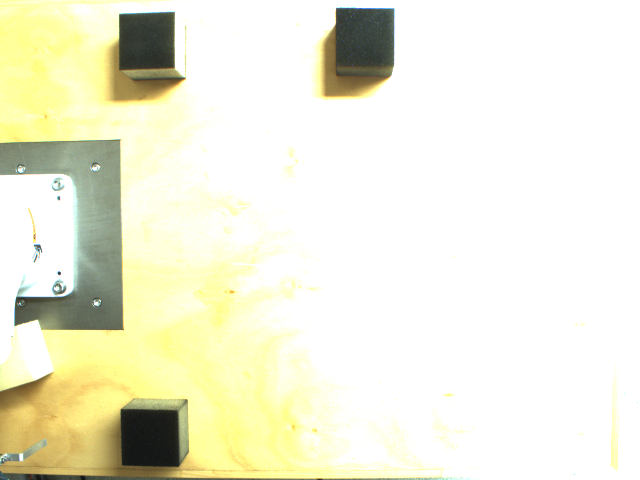
%> input picture Assignment 2/code/tt.png, 1280 x 960 px (shown at 1/2 size)
$ octave Finding_boxes.m   (GNU Octave 9; MATLAB toolbox functions it lacks are replaced by stand-ins)
%> lines starting %> are read from the running program, lines starting %| are printed output that depends on the picture; in (x1, y1, x2, y2) boxes, pixels count from 0 and x2, y2 are one past the last pixel; in counts of white or black regions, pixels touching at a corner belong together; the program's own positions count from 1
close all
clear
clc

I=imread('tt.png');  % read the file
%> I is the input picture: size 960x1280x3 uint8; mean R, G, B 238.6, 238.1, 217
G=rgb2gray(I); %change it to gray scale
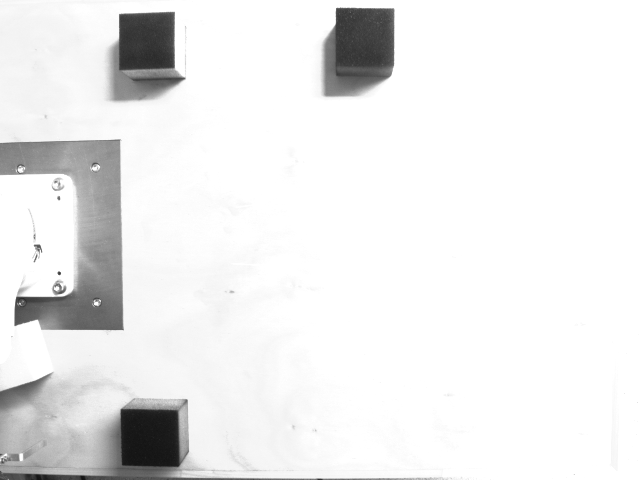
%> G: size 960x1280 uint8 (shown at 1/2 size); min 18, max 255, mean 235.9
T=(G<75);       %manualy creating a image with boxes only, using a threshold of 75
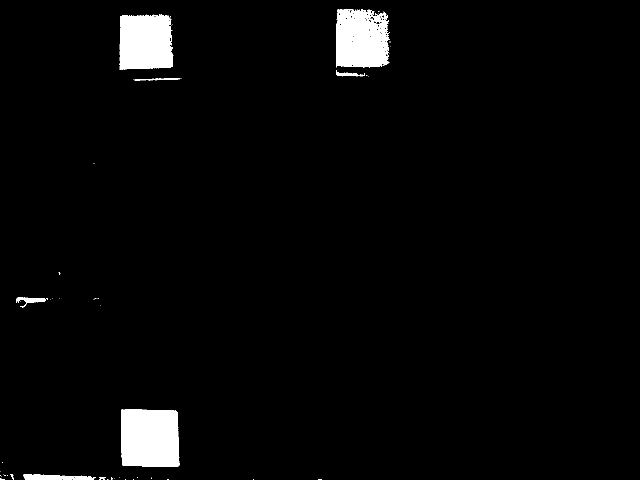
%> T: size 960x1280 logical (shown at 1/2 size); 3.1% white; 52 white regions (42 under 20 px), largest, box (x1, y1, x2, y2) and area: (242, 818, 360, 934) 13033, (672, 18, 780, 136) 11144, (238, 28, 347, 140) 11002

T2=bwareaopen(T,3000);      %remove all objects less than 3000 pixels
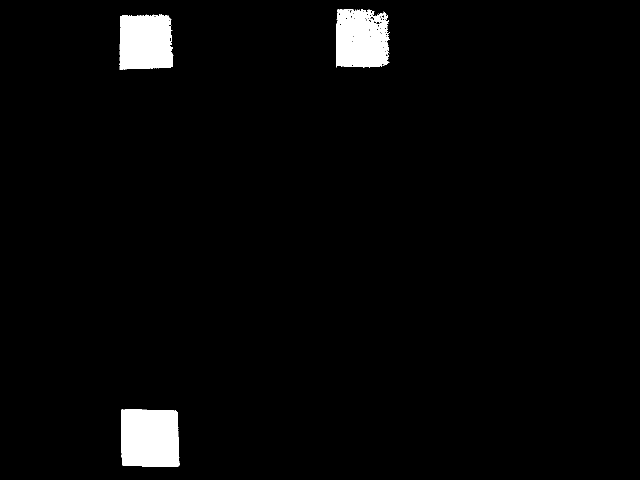
%> T2: size 960x1280 logical (shown at 1/2 size); 2.9% white; 3 white regions, box (x1, y1, x2, y2) and area: (242, 818, 360, 934) 13033, (672, 18, 780, 136) 11144, (238, 28, 347, 140) 11002
se=strel('square',5);   %fill gaps using squares with width of 20
T3=imclose(T2,se);
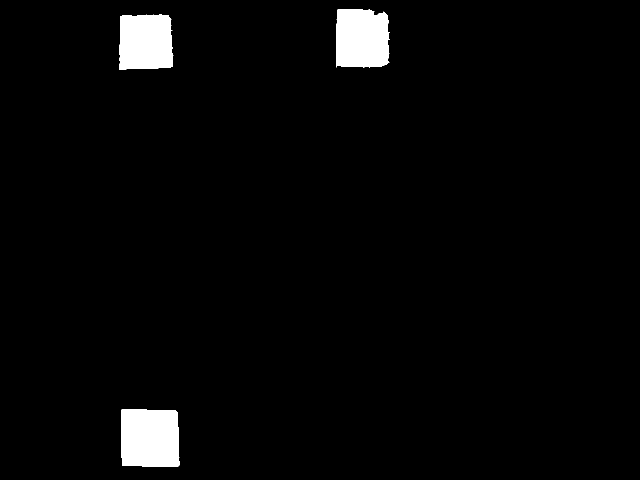
%> T3: size 960x1280 logical (shown at 1/2 size); 2.9% white; 3 white regions, box (x1, y1, x2, y2) and area: (242, 818, 360, 934) 13096, (672, 18, 780, 136) 11698, (238, 28, 347, 140) 11167
T4=imfill(T3,'holes'); %fill all holes

s=regionprops(T4,'centroid');  %create a stuctured array of s with centorids in all close regions
%> s = 3 regions; Centroid: [291.9 85], [300.3 876.9], [724.2 78.1]
centroids=cat(1,s.Centroid); %create a array from s
%> centroids = [291.9 85.02; 300.3 876.9; 724.2 78.13]
% [6 lines of commented-out code are left out]
x1=centroids(:,1);
%> x1 = [291.9; 300.3; 724.2]
y1=centroids(:,2);
%> y1 = [85.02; 876.9; 78.13]

theta=atand((x1(1)-x1(2))/(y1(1)-y1(2))); %theta degrees between 1st two centroids and y axis
%> theta = 0.606
T5=imrotate(T4,-theta);   %rotate image theta degrees
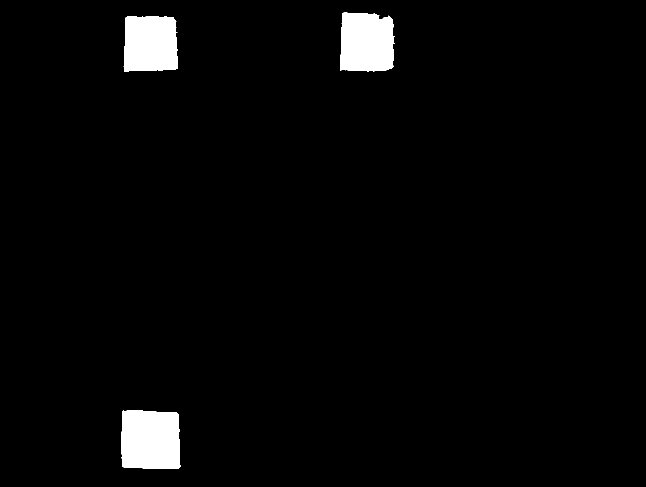
%> T5: size 974x1291 logical (shown at 1/2 size); 2.9% white; 3 white regions, box (x1, y1, x2, y2) and area: (243, 821, 361, 938) 13097, (681, 25, 790, 144) 11697, (247, 32, 356, 143) 11168

figure
s2=regionprops(T5,'centroid');  %create a stuctured array of s with centorids in all close regions
%> s2 = 3 regions; Centroid: [301.7 880.3], [301.6 88.4], [733.9 86]
centroids2=cat(1,s2.Centroid); %create a array from s
%> centroids2 = [301.7 880.3; 301.6 88.37; 733.9 86]
imshow(T5)
hold on
plot(centroids2(:,1),centroids2(:,2),'b*') %plot centorids with boxes
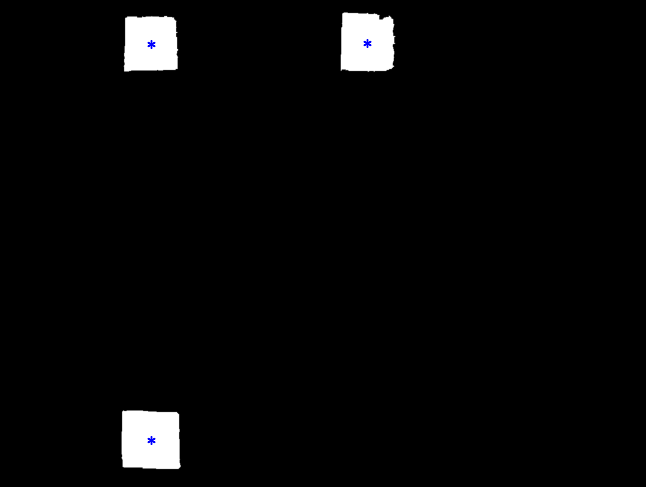
%> figure redrawn from the program's plot data; shown at 1/2 size
hold off

%matching x,y in the world cordinates
x2=centroids2(:,1);
%> x2 = [301.7; 301.6; 733.9]
y2=centroids2(:,2);
%> y2 = [880.3; 88.37; 86]

Y=x2*(523-220)/(734.8936-302.6777)+7.8113; %Y cordinate in the world cordinate
%> Y = [219.3; 219.3; 522.3]
X=(y2-480)*(540/(881.7552-89.8304))-3.95; %X cordinate in the world cordinate
%> X = [269; -271; -272.6]

$ run again, with Assignment 2/code/tt2.png copied over Assignment 2/code/tt.png
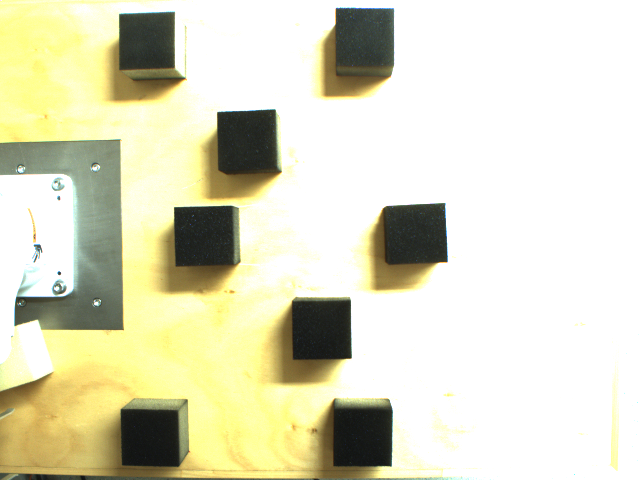
%> input picture Assignment 2/code/tt2.png, 1280 x 960 px (shown at 1/2 size)
%> I is the input picture: size 960x1280x3 uint8; mean R, G, B 220.7, 219.4, 193.5
%> `T=(G<75);`:
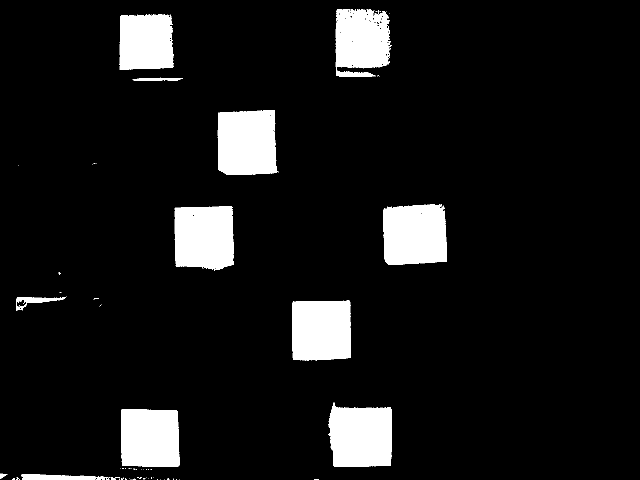
%> T: size 960x1280 logical (shown at 1/2 size); 9.1% white; 73 white regions (58 under 20 px), largest, box (x1, y1, x2, y2) and area: (435, 220, 557, 350) 14481, (766, 408, 894, 530) 14388, (656, 804, 784, 934) 14379
%> T3: size 960x1280 logical; 8.9% white; 8 white regions, largest, box (x1, y1, x2, y2) and area: (435, 220, 557, 350) 14563, (766, 408, 894, 530) 14497, (656, 804, 784, 934) 14470
%> s = 8 regions; Centroid: [292.7 84.7], [300.5 876.9], [409.1 475], [494.6 286.2], [643.1 661.3], [722.7 873.8], [724 82.4], [830.3 469.9]
%> centroids = [292.7 84.73; 300.5 876.9; 409.1 475; 494.6 286.2; 643.1 661.3; 722.7 873.8; 724 82.38; 830.3 469.9]
%> x1 = [292.7; 300.5; 409.1; 494.6; 643.1; 722.7; 724; 830.3]
%> y1 = [84.73; 876.9; 475; 286.2; 661.3; 873.8; 82.38; 469.9]
%> theta = 0.563
%> T5: size 973x1290 logical; 8.7% white; 8 white regions, largest, box (x1, y1, x2, y2) and area: (442, 225, 563, 355) 14563, (771, 417, 899, 538) 14498, (657, 811, 786, 941) 14470
%> s2 = 8 regions; Centroid: [301.7 880.1], [301.6 87.8], [414.2 479.2], [501.5 291.3], [646.4 667.8], [723.9 881.1], [732.8 89.7], [835.5 478.3]
%> centroids2 = [301.7 880.1; 301.6 87.84; 414.2 479.2; 501.5 291.3; 646.4 667.8; 723.9 881.1; 732.8 89.72; 835.5 478.3]
%> `plot(centroids2(:,1),centroids2(:,2),'b*')`:
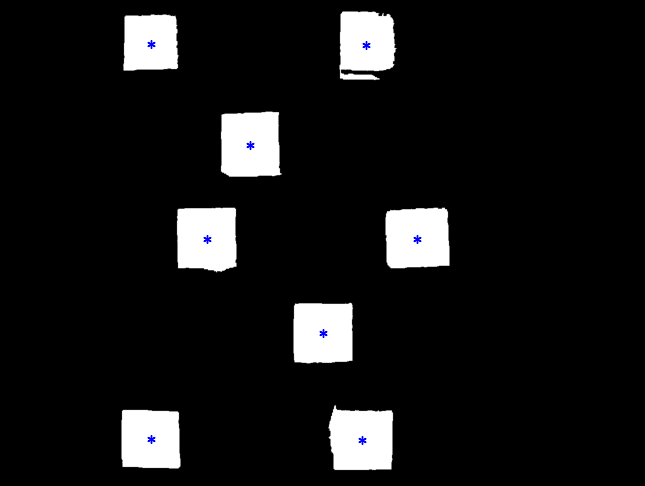
%> figure redrawn from the program's plot data; shown at 1/2 size
%> x2 = [301.7; 301.6; 414.2; 501.5; 646.4; 723.9; 732.8; 835.5]
%> y2 = [880.1; 87.84; 479.2; 291.3; 667.8; 881.1; 89.72; 478.3]
%> Y = [219.3; 219.3; 298.2; 359.4; 461; 515.3; 521.6; 593.5]
%> X = [268.9; -271.4; -4.46; -132.6; 124.1; 269.6; -270.1; -5.11]
